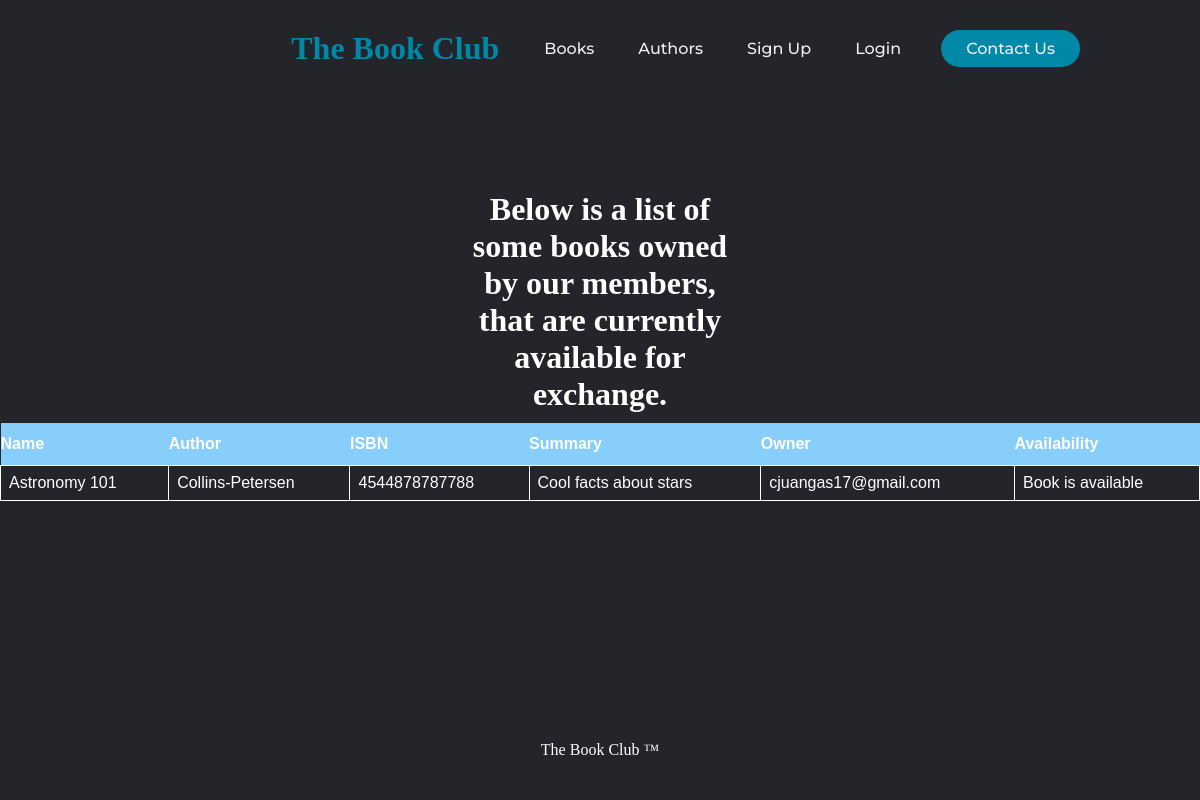
The page /books/ on the database its author committed.
### library/models.py (models this page shows, shortened)
class Book (models.Model):
    owner = models.ForeignKey ("accounts.User",
                                 related_name='owner',
                                 on_delete=models.CASCADE,
                                 default=None)
    genre = models.ForeignKey (Genre,
                               related_name='books',
                               on_delete=models.CASCADE)
    author = models.ForeignKey (Author,
                                related_name='books',
                                on_delete=models.CASCADE)
    title = models.CharField (max_length=50, db_index=True,)
    summary = models.TextField (blank=True)
    price = models.DecimalField (max_digits=10, decimal_places=2)
    available = models.BooleanField (default=True)
    slug = models.SlugField (max_length=200, db_index=True)
    isbn = models.CharField(max_length=13, validators=[MinLengthValidator(13)])
    favorite = models.BooleanField(default=False)
    class Meta:
        ordering = ('title',)

class Author (models.Model):
    first_name = models.CharField (max_length=50, db_index=True)
    last_name = models.CharField (max_length=50, db_index=True)
    slug = models.SlugField (max_length=200, db_index=True)
    favorite = models.BooleanField(default=False)
    class Meta:
        ordering = ('last_name',)
        index_together = (('id', 'slug'),)
    def __str__(self):
        return self.last_name

### accounts/models.py (models this page shows, shortened)
class User (AbstractBaseUser, PermissionsMixin):
    username = None
    email = models.EmailField (_ ('email'), unique=True)
    first_name = models.CharField (max_length=20)
    last_name = models.CharField (max_length=20)
    street_num = models.CharField (max_length=20)
    state = models.CharField (max_length=2)
    zipcode = models.CharField(max_length=5, validators=[MinLengthValidator(5)])
    city = models.CharField (max_length=20)
    is_staff = models.BooleanField (default=False)
    is_active = models.BooleanField (default=True)
    date_joined = models.DateTimeField (default=timezone.now)
    favoriteGenres = models.ManyToManyField(Genre, symmetrical=False, blank=True)
    favoriteAuthors = models.ManyToManyField(Author, blank=True)
    objects = CustomUserManager()
    USERNAME_FIELD = 'email'
    REQUIRED_FIELDS = []
    def __str__(self):
        return self.email

### library/views.py (the view)
# urls.py: path('books/', views.book_list, name='book_list'),
def book_list(request, genre_slug=None):
    genre = None
    genres = Genre.objects.all ( )
    books = Book.objects.all()
    if genre_slug:
        genre = get_object_or_404 (Genre, slug=genre_slug)
        books = books.filter (genre=genre)
    return render (request,
                   'library/books/list.html',
                   {
                       'genres': genres,
                       'genre': genre,
                       'books': books
                   })

### library/templates/library/books/list.html (shortened to what this page needs)
{% extends "home.html" %}
{% load static %}
{% block content %}
    <div class="Banner">
    <h1>Below is a list of some books owned by our members, that are currently available for exchange.</h1>
    </div>
    <table class="listings">
    <th>Name</th>
    <th>Author</th>
    <th>ISBN</th>
    <th>Summary</th>
    <th>Owner</th>
    <th>Availability</th>
    {% for b in books %}
        <tr class="bg-info">
        <td>{{ b.title }}</td>
        <td>{{ b.author }}</td>
        <td>{{ b.isbn }}</td>
        <td>{{ b.summary }}</td>
        <td>{{ b.owner }}</td>
        <td>{% if b.available is True %}
            <p>Book is available</p>
            {% else %}
            <p>N/A</p>
            {% endif %}
        </td>
        </tr>
    {% endfor %}
    </table>
{% endblock %}

### library/static/css/styles.css (style rules this page uses)
body { color: white; }
.listings { color: white; font-family: Arial, Helvetica, sans-serif; border-collapse: collapse; margin: auto; width: 100%; }
.listings td, #bookListing th { border: 1px solid white; padding: 8px; }
.listings tr:nth-child(even) { background-color: #f2f2f2; }
.listings th { padding-top: 12px; padding-bottom: 12px; text-align: left; background-color: lightskyblue; color: white; }
.Banner { color: white; margin: 7% auto auto; width: 25%; padding: 10px; text-align: center; }
* { box-sizing: border-box; margin: 0; padding: 0; background-color: #24252a; }

### rows shown on the page
Book: title "Astronomy 101", author "Collins-Petersen", isbn "4544878787788", summary "Cool facts about stars", owner "cjuangas17@gmail.com", available "Book is available"
